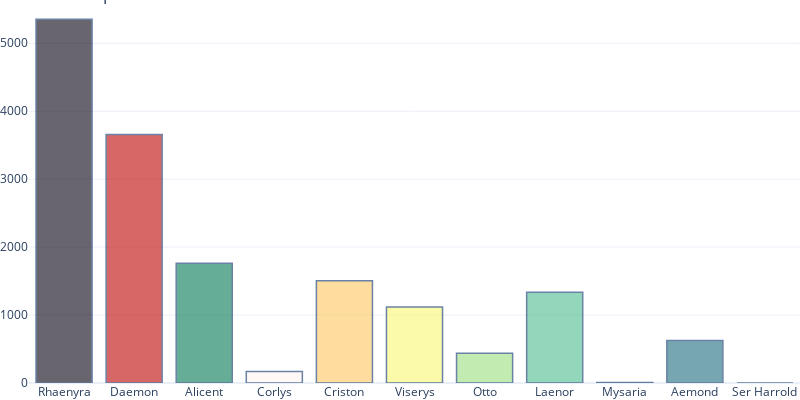

Write notebook code for a chart like this one.
### Code cell
import plotly.graph_objects as go

colors = ["#05000E","#BE0303","#007853","#FFF5F1","#FFC75F","#F9F871","#9BDE7E","#4BBC8E","#039590","#1C6E7D","#2F4858"]

fig = go.Figure([go.Bar(x=characters, 
                        y=df[characters].sum())])

# Customize aspect
fig.update_traces(marker_color=colors, 
                  marker_line_color='#08306B',
                  marker_line_width=1.5, 
                  opacity=0.6)
fig.update_layout(title_text='Most Popular Characters', 
                  width=800,
                  height=400,
                  autosize=True,
                  margin=dict(t=0, b=0, l=0, r=0),
                  template="plotly_white")
fig.show()

### Figure 1 — Plotly figure (JSON) as saved in the notebook; plotly's stock layout.template omitted (floating-point values rounded to 4 significant figures)
{"data": [{"marker": {"color": ["#05000E", "#BE0303", "#007853", "#FFF5F1", "#FFC75F", "#F9F871", "#9BDE7E", "#4BBC8E", "#039590", "#1C6E7D", "#2F4858"], "line": {"color": "#08306B", "width": 1.5}}, "opacity": 0.6, "type": "bar", "x": ["Rhaenyra", "Daemon", "Alicent", "Corlys", "Criston", "Viserys", "Otto", "Laenor", "Mysaria", "Aemond", "Ser Harrold"], "y": [5355, 3657, 1762, 171, 1504, 1119, 438, 1337, 7, 626, 0]}], "layout": {"autosize": true, "height": 400, "margin": {"b": 0, "l": 0, "r": 0, "t": 0}, "title": {"text": "Most Popular Characters"}, "width": 800}}
